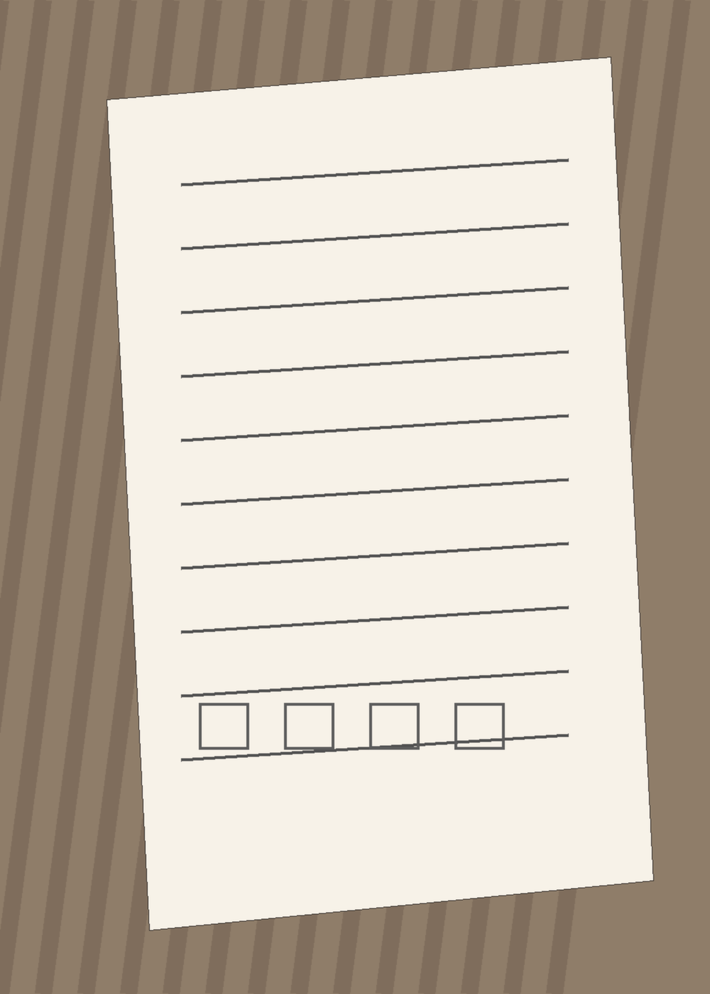
#> input picture backend/tests/fixtures/camera-skewed-page.png, 710 x 994 px, shrunk from 1000 x 1400 before the run
$ python -i enhance.py   (imports and definitions only)
#> lines starting #> are read from the running program, lines starting #| are printed output that depends on the picture
#> further down, picture is the input picture: PIL image 710x994 RGB; mean R, G, B 199.2, 189, 175.5
from __future__ import annotations

import cv2
import numpy as np
from PIL import Image, ImageEnhance, ImageOps

from app.schemas.document import TonePreset


# [28 lines that did not run here, left out]


def _apply_brightness_and_contrast(image: Image.Image, *, brightness: int, contrast: int) -> Image.Image:
    adjusted = image

    if brightness != 0:
        brightness_factor = max(0.0, 1.0 + (brightness / 100.0))
        adjusted = ImageEnhance.Brightness(adjusted).enhance(brightness_factor)

    if contrast != 0:
        contrast_factor = max(0.0, 1.0 + (contrast / 100.0))
        adjusted = ImageEnhance.Contrast(adjusted).enhance(contrast_factor)

    return adjusted


def _flatten_paper_background(image: Image.Image) -> Image.Image:
    grayscale = image.convert("L")
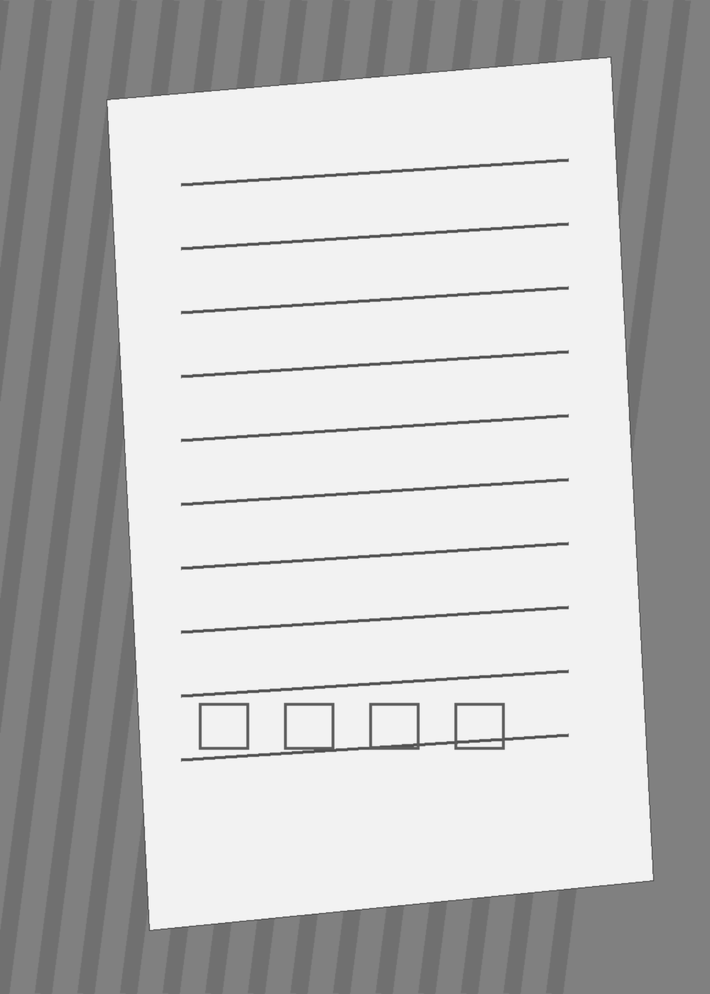
#> grayscale: PIL image 710x994 L; min 71, max 252, mean 190.2
    image_array = np.asarray(grayscale, dtype=np.uint8)
    if image_array.size == 0 or np.min(image_array) == np.max(image_array):
        return grayscale
    shortest_side = min(image_array.shape)
#> shortest_side = 710
    blur_sigma = max(shortest_side / 22.0, 15.0)
#> blur_sigma = 32.27
    background = cv2.GaussianBlur(
        image_array,
        (0, 0),
        sigmaX=blur_sigma,
        sigmaY=blur_sigma,
    )
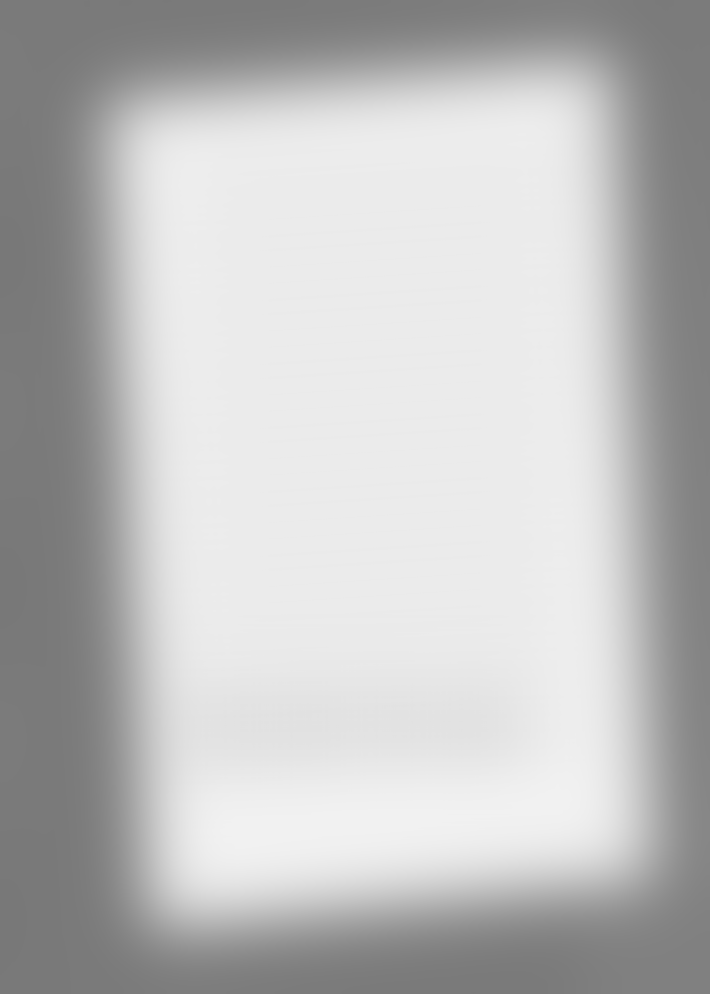
#> background: shape (994, 710); min 120, max 241, mean 190.2
    flattened = cv2.divide(image_array, np.maximum(background, 1), scale=255)
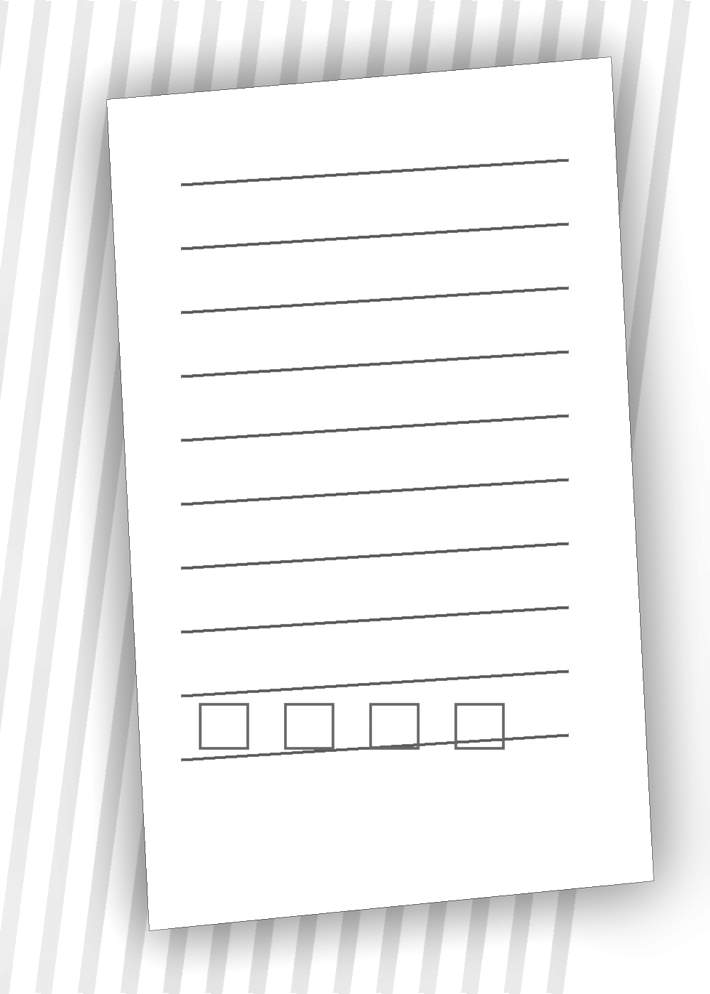
#> flattened: shape (994, 710); min 76, max 255, mean 241.7
    normalized = cv2.normalize(
        flattened,
        None,
        alpha=0,
        beta=255,
        norm_type=cv2.NORM_MINMAX,
    )
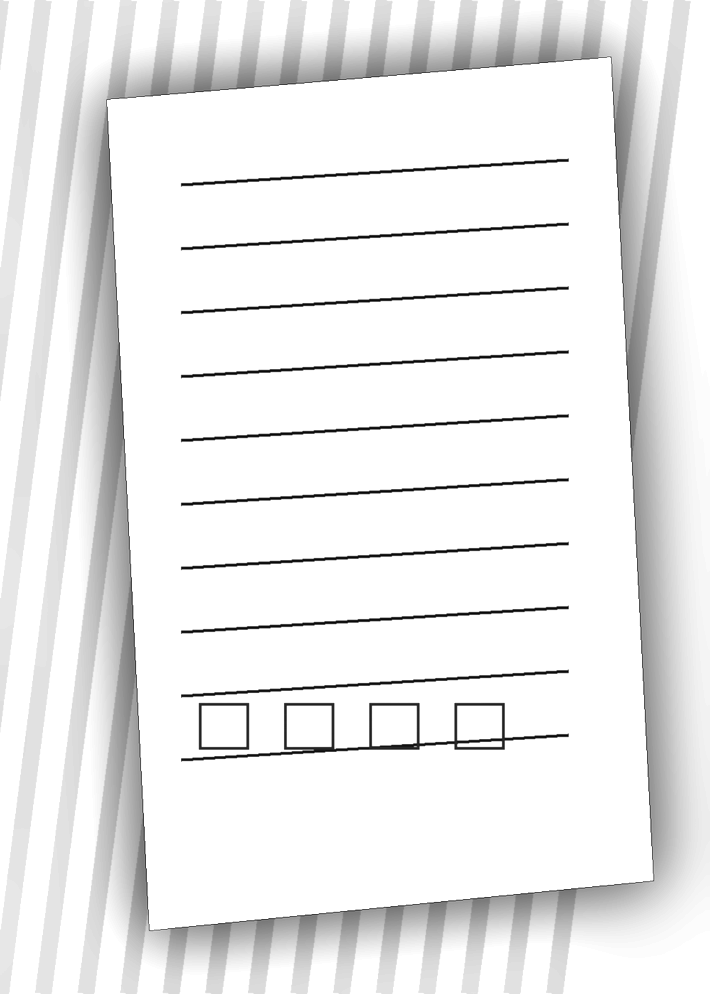
#> normalized: shape (994, 710); min 0, max 255, mean 236
    return Image.fromarray(normalized.astype(np.uint8))


# [33 lines left out: functions _apply_printer_friendly_curve, _adaptive_binary_threshold, _adaptive_threshold_block_size, not called in this run]

>>> from PIL import Image
>>> picture = Image.open('../../tests/fixtures/camera-skewed-page.png')
>>> result = _flatten_paper_background(picture)
